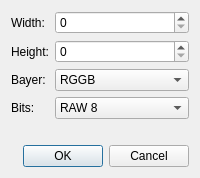
<?xml version="1.0" encoding="UTF-8"?>
<ui version="4.0">
 <class>RawInfoDialog</class>
 <widget class="QDialog" name="RawInfoDialog">
  <property name="geometry">
   <rect>
    <x>0</x>
    <y>0</y>
    <width>200</width>
    <height>170</height>
   </rect>
  </property>
  <property name="windowTitle">
   <string>Dialog</string>
  </property>
  <layout class="QVBoxLayout" name="verticalLayout">
   <item>
    <layout class="QFormLayout" name="formLayout">
     <item row="0" column="0">
      <widget class="QLabel" name="widthLabel">
       <property name="text">
        <string>Width:</string>
       </property>
      </widget>
     </item>
     <item row="0" column="1">
      <widget class="QSpinBox" name="widthSpinBox">
       <property name="maximum">
        <number>65535</number>
       </property>
      </widget>
     </item>
     <item row="1" column="0">
      <widget class="QLabel" name="heightLabel">
       <property name="text">
        <string>Height:</string>
       </property>
      </widget>
     </item>
     <item row="1" column="1">
      <widget class="QSpinBox" name="heightSpinBox">
       <property name="maximum">
        <number>65535</number>
       </property>
      </widget>
     </item>
     <item row="2" column="0">
      <widget class="QLabel" name="bayerLabel">
       <property name="text">
        <string>Bayer:</string>
       </property>
      </widget>
     </item>
     <item row="3" column="0">
      <widget class="QLabel" name="bitsLabel">
       <property name="text">
        <string>Bits:</string>
       </property>
      </widget>
     </item>
     <item row="3" column="1">
      <widget class="QComboBox" name="bitsComboBox">
       <item>
        <property name="text">
         <string>RAW 8</string>
        </property>
       </item>
       <item>
        <property name="text">
         <string>RAW 10</string>
        </property>
       </item>
       <item>
        <property name="text">
         <string>RAW 12</string>
        </property>
       </item>
       <item>
        <property name="text">
         <string>RAW 16</string>
        </property>
       </item>
      </widget>
     </item>
     <item row="4" column="0" colspan="2">
      <widget class="QLabel" name="label_FileInfo">
       <property name="text">
        <string/>
       </property>
      </widget>
     </item>
     <item row="2" column="1">
      <widget class="QComboBox" name="bayerComboBox">
       <item>
        <property name="text">
         <string>RGGB</string>
        </property>
       </item>
       <item>
        <property name="text">
         <string>GRBG</string>
        </property>
       </item>
       <item>
        <property name="text">
         <string>GBRG</string>
        </property>
       </item>
       <item>
        <property name="text">
         <string>BGGR</string>
        </property>
       </item>
      </widget>
     </item>
    </layout>
   </item>
   <item>
    <widget class="QDialogButtonBox" name="buttonBox">
     <property name="orientation">
      <enum>Qt::Horizontal</enum>
     </property>
     <property name="standardButtons">
      <set>QDialogButtonBox::Cancel|QDialogButtonBox::Ok</set>
     </property>
    </widget>
   </item>
  </layout>
 </widget>
 <resources/>
 <connections>
  <connection>
   <sender>buttonBox</sender>
   <signal>accepted()</signal>
   <receiver>RawInfoDialog</receiver>
   <slot>accept()</slot>
   <hints>
    <hint type="sourcelabel">
     <x>248</x>
     <y>254</y>
    </hint>
    <hint type="destinationlabel">
     <x>157</x>
     <y>274</y>
    </hint>
   </hints>
  </connection>
  <connection>
   <sender>buttonBox</sender>
   <signal>rejected()</signal>
   <receiver>RawInfoDialog</receiver>
   <slot>reject()</slot>
   <hints>
    <hint type="sourcelabel">
     <x>316</x>
     <y>260</y>
    </hint>
    <hint type="destinationlabel">
     <x>286</x>
     <y>274</y>
    </hint>
   </hints>
  </connection>
 </connections>
</ui>
